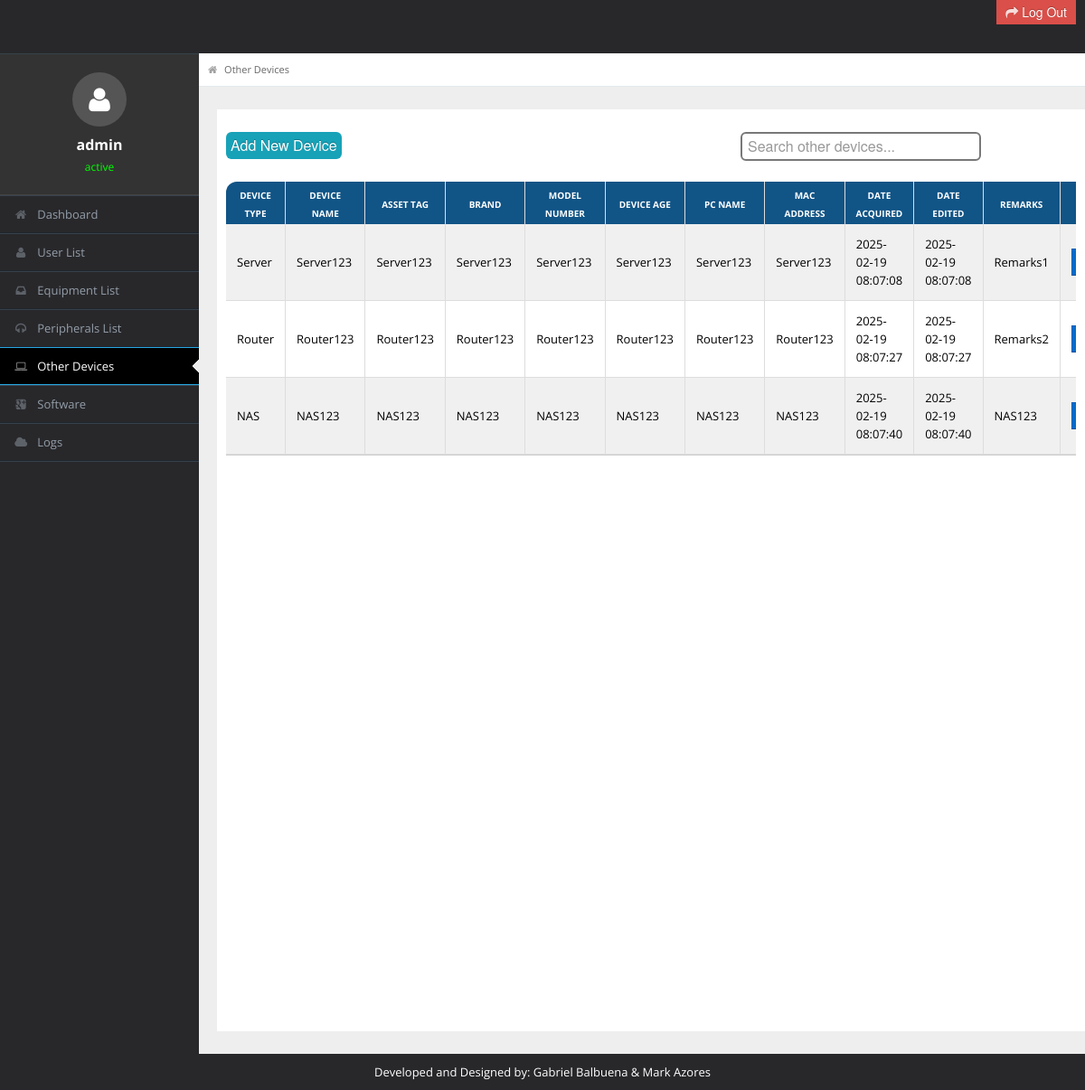
Screenshot of /admin/otherdevices.php (signed in) with the database file from the repository.
### tables this page shows
CREATE TABLE `user_registration` (
  `user_id` int(11) NOT NULL,
  `firstname` varchar(50) NOT NULL,
  `lastname` varchar(50) NOT NULL,
  `username` varchar(50) NOT NULL,
  `password` varchar(50) NOT NULL,
  `department` varchar(50) NOT NULL,
  `role` varchar(10) NOT NULL,
  `status` varchar(10) NOT NULL
);

CREATE TABLE `otherdevices` (
  `device_id` int(11) NOT NULL,
  `device_type` varchar(50) NOT NULL,
  `device_name` varchar(50) DEFAULT NULL,
  `device_assettag` varchar(50) DEFAULT NULL,
  `device_brand` varchar(50) DEFAULT NULL,
  `device_modelnumber` varchar(50) DEFAULT NULL,
  `device_deviceage` varchar(50) DEFAULT NULL,
  `device_pcname` varchar(50) DEFAULT NULL,
  `device_macaddress` varchar(50) DEFAULT NULL,
  `device_dateacquired` timestamp NOT NULL DEFAULT current_timestamp() ON UPDATE current_timestamp(),
  `device_dateedited` timestamp NOT NULL DEFAULT current_timestamp() ON UPDATE current_timestamp(),
  `device_remarks` text NOT NULL
);

### admin/otherdevices.php (the view, shortened to what this page needs)
<?php
include "header.php";
include "../admin/connection.php";
?>
<div id="content">
    <div id="content-header">
        <div id="breadcrumb"><a href="otherdevices.php" class="tip-bottom"><i class="icon-home"></i> Other Devices</a></div>
    </div>
    <div class="container-fluid">
        <div class="row-fluid" style="background-color: white; min-height: 1000px; padding:10px;">
            <div class="span12">
                <div id="searchContainer">
                    <input type="text" id="searchInput" placeholder="Search other devices..." onkeyup="searchDevices()">
                </div>
                <button id="toggleFormButton" class="btn btn-primary" onclick="toggleForm()">Add New Device</button>
                <div class="widget-content nopadding" style="margin-top: 20px;">
                    <div style="overflow-x: auto;">
                        <table class="table table-bordered table-striped">
                            <thead>
                                <tr>
                                    <th>Device Type</th>
                                    <th>Device Name</th>
                                    <th>Asset Tag</th>
                                    <th>Brand</th>
                                    <th>Model Number</th>
                                    <th>Device Age</th>
                                    <th>PC Name</th>
                                    <th>MAC Address</th>
                                    <th>Date Acquired</th>
                                    <th>Date Edited</th>
                                    <th>Remarks</th>
                                    <th>EDIT</th>
                                </tr>
                            </thead>
                            <tbody id="deviceTableBody">
                                <?php
                                $res = mysqli_query($link, "SELECT * FROM otherdevices");
                                while ($row = mysqli_fetch_array($res)) {
                                ?>
                                    <tr>
                                        <td><?php echo $row["device_type"]; ?></td>
                                        <td><?php echo $row["device_name"]; ?></td>
                                        <td><?php echo $row["device_assettag"]; ?></td>
                                        <td><?php echo $row["device_brand"]; ?></td>
                                        <td><?php echo $row["device_modelnumber"]; ?></td>
                                        <td><?php echo $row["device_deviceage"]; ?></td>
                                        <td><?php echo $row["device_pcname"]; ?></td>
                                        <td><?php echo $row["device_macaddress"]; ?></td>
                                        <td><?php echo $row["device_dateacquired"]; ?></td>
                                        <td><?php echo $row["device_dateedited"] ? $row["device_dateedited"] : 'N/A'; ?></td>
                                        <td><?php echo $row["device_remarks"]; ?></td>
                                        <td><a href="edit_otherdevices.php?od_id=<?php echo $row['device_id']; ?>" class="btn btn-primary">Edit</a></td>
                                    </tr>
                                <?php } ?>
                            </tbody>
                        </table>
                    </div>
                </div>
            </div>
        </div>
    </div>
</div>
<?php
include "footer.php";
?>

### admin/header.php (shortened to what this page needs)
<?php
include "../admin/connection.php";
$current_page = basename($_SERVER['PHP_SELF']);
$username = isset($_SESSION['username']) ? $_SESSION['username'] : "Guest";
$status = "Active";
if (isset($_SESSION['user_id'])) {
    $user_id = intval($_SESSION['user_id']);
    $query = "SELECT status FROM user_registration WHERE user_id = $user_id";
    $result = mysqli_query($link, $query);
    if ($result && mysqli_num_rows($result) > 0) {
        $row = mysqli_fetch_assoc($result);
        $status = $row['status'];
    }
}
?>
<!DOCTYPE html>
<html lang="en">
<head>
    <link rel="stylesheet" href="css/bootstrap.min.css"/>
    <link rel="stylesheet" href="css/bootstrap-responsive.min.css"/>
    <link rel="stylesheet" href="css/fullcalendar.css"/>
    <link rel="stylesheet" href="css/matrix-style.css"/>
    <link rel="stylesheet" href="css/matrix-media.css"/>
    <link href="font-awesome/css/font-awesome.css" rel="stylesheet"/>
    <link rel="stylesheet" href="css/jquery.gritter.css"/>
</head>
<body>
<div id="header" style="background-color: #28282B; display: flex; justify-content: space-between; padding: 10px;">
</div>
        <div id="sidebar" style="margin-top: 40px;">
            <ul>
        <li style="padding: 20px; text-align: center; background-color: #333; color: white; border-bottom: 1px solid #444;">
            <div style="width: 60px; height: 60px; background-color: #555; border-radius: 50%; display: flex; align-items: center; justify-content: center; margin: 0 auto 10px;">
                <i class="icon icon-user" style="font-size: 30px; color: white;"></i>
            </div>
            <strong style="display: block; font-size: 16px;"><?php echo htmlspecialchars($username); ?></strong>
            <?php
            $status_color = ($status == 'inactive') ? '#FFA500' : '#0f0';
            ?>
            <span style="font-size: 12px; color: <?php echo $status_color; ?>; display: block; margin-top: 5px;">
                <?php echo htmlspecialchars($status); ?>
            </span>
        </li>
        <li class="<?php echo ($current_page == 'dashboard.php') ? 'active' : ''; ?>">
            <a href="dashboard.php"><i class="icon icon-home"></i><span>Dashboard</span></a>
        </li>
        <li class="<?php echo ($current_page == 'add_new_user.php') ? 'active' : ''; ?>">
            <a href="add_new_user.php"><i class="icon icon-user"></i><span>User List</span></a>
        </li>
        <li class="<?php echo ($current_page == 'equipment.php') ? 'active' : ''; ?>">
            <a href="equipment.php"><i class="icon icon-inbox"></i><span>Equipment List</span></a>
        </li>
        <li class="<?php echo ($current_page == 'peripherals.php') ? 'active' : ''; ?>">
            <a href="peripherals.php"><i class="icon icon-headphones"></i><span>Peripherals List</span></a>
        </li>
        <li class="<?php echo ($current_page == 'otherdevices.php') ? 'active' : ''; ?>">
            <a href="otherdevices.php"><i class="icon icon-laptop"></i><span>Other Devices</span></a>
        </li>
        <li class="<?php echo ($current_page == 'software.php') ? 'active' : ''; ?>">
            <a href="software.php"><i class="icon icon-google-plus-sign"></i><span>Software</span></a>
        </li>
        <li class="<?php echo ($current_page == 'logs.php') ? 'active' : ''; ?>">
            <a href="logs.php"><i class="icon icon-cloud"></i><span>Logs</span></a>
        </li>
    </ul>
</div>
<div id="search" style="margin-bottom: 5555px;">
    <form action="logout.php" method="post">
        <button type="submit" class="btn btn-danger">
            <i class="icon icon-share-alt"></i> Log Out
        </button>
    </form>
</div>

### admin/footer.php (shortened to what this page needs)
<div class="row-fluid">
    <div id="footer" class="span12" style="color:white"> Developed and Designed by: Gabriel Balbuena & Mark Azores</div>
</div>
</body>
</html>

### admin/css/matrix-style.css (style rules this page uses)
* { outline:none !important; -moz-outline: none !important; }
html, body { height:100% }
body { overflow-x: hidden; margin-top: -10px; font-family: 'Open Sans', sans-serif; font-size:13px; color:#000000; }
a { color:#000000; }
select, textarea, input[type="text"], input[type="password"], input[type="datetime"], input[type="datetime-local"], input[type="date"], input[type="month"], input[type="time"], input[type="week"], input[type="number"], input[type="email"], input[type="url"], input[type="search"], input[type="tel"], input[type="color"], .uneditable-input, .label, .dropdown-menu, .btn, .well, .progress, .table-bordered, .btn-group > .btn:first-child, .btn-group > .btn:last-child, .btn-group > .btn:last-child, .btn-group > .dropdown-toggle, .alert { border-radius:0px; }
.btn, textarea, input[type="text"], input[type="password"], input[type="datetime"], input[type="datetime-local"], input[type="date"], input[type="month"], input[type="time"], input[type="week"], input[type="number"], input[type="email"], input[type="url"], input[type="search"], input[type="tel"], input[type="color"], .uneditable-input { box-shadow:none; }
.progress, .progress-success .bar, .progress .bar-success, .progress-warning .bar, .progress .bar-warning, .progress-danger .bar, .progress .bar-danger, .progress-info .bar, .progress .bar-info, .btn, .btn-primary { background-image:none; }
#footer { padding:10px; text-align:center; }
#header { height: 77px; position: relative; width: 100%; z-index: -9; }
#search { position: absolute; z-index: 25; top: 6px; right:10px; }
#search button { border: 0; margin-left:-3px; margin-top: -11px; padding: 5px 10px 4px; }
#search button i { opacity: 0.8; color:#fff; }
#user-nav > ul > li > a > i, #sidebar li a i { opacity: .5; margin-top: 2px; }
#sidebar { display: block; float: left; width: 220px; position: absolute; top: 19px; left: 0; }
#sidebar > ul { list-style: none; margin: 0px 0 0; padding: 0; position: absolute; width: 220px; }
#sidebar > ul > li { display: block; position: relative; }
#sidebar > ul > li > a { padding: 10px 0 10px 15px; display: block; color: #939da8; }
#sidebar > ul > li > a > i { margin-right: 10px; }
#sidebar > ul > li.active > a { background: url("../img/menu-active.png") no-repeat scroll right center transparent !important; text-decoration:none; }
#content { background: none repeat scroll 0 0 #eeeeee; margin-left: 220px; margin-right: 0; padding-bottom: 25px; position: relative; min-height:100%; width: auto; }
#content-header { position: abslute; width: 100%; margin-top: -38px; z-index: 20; }
.container-fluid .row-fluid:first-child { margin-top: 20px; }
#breadcrumb { background-color: #fff; border-bottom: 1px solid #e3ebed; margin-bottom:5px; }
#breadcrumb a { padding: 8px 20px 8px 10px; display: inline-block; background-image: url('../img/breadcrumb.png'); background-position: center right; background-repeat: no-repeat; font-size: 11px; color: #666666; }
#breadcrumb a:last-child { background-image:none; }
#breadcrumb a i { margin-right: 5px; opacity: .6; }
.stat-boxes .peity_bar_good, .stat-boxes .peity_line_good, { color: #459D1C; }
.widget-content { padding:15px; border-bottom: 1px solid #cdcdcd; }
.table th { height: auto; font-size: 10px; padding: 5px 10px 2px; border-bottom: 0; text-align: center; color: #ffffff; }
.nopadding { padding: 0 !important; }
.nopadding .table { margin-bottom: 0; }
.nopadding .table-bordered { border: 0; }
form { margin-bottom: 0; }

### admin/css/matrix-media.css (style rules this page uses)
body { background:#28282B; }
#header { background-color: #1f262d; margin-top:10px; }
#sidebar > ul { border-bottom: 1px solid #37414b }
#sidebar > ul > li { border-top: 1px solid #37414b; border-bottom: 1px solid #1f262d; }
#sidebar > ul > li.active { background-color: #000000; border-bottom: 1px solid #27a9e3; border-top: 1px solid #27a9e3; }
#sidebar > ul > li.active a { color:#fff; text-decoration:none; }

### admin/header.php (style rules this page uses)
#searchContainer { position: relative; width: 100%; }
#searchInput { width: 250px; padding: 2x; border: 2px solid rgb(120, 120, 120); border-radius: 6px; font-size: 16px; outline: none; position: absolute; right: 105px; bottom: -57px; }
#toggleFormButton { background-color: #17a2b8; color: white; padding: 5px; border-radius: 6px; font-size: 16px; cursor: pointer; border: none; margin-top: 15px; margin-bottom: 5px; }

### rows the page displays
user_registration: status "active"
otherdevices: device_type "Server", device_name "Server123", device_assettag "Server123", device_brand "Server123", device_modelnumber "Server123", device_deviceage "Server123", device_pcname "Server123", device_macaddress "Server123", device_dateacquired "2025-02-19 08:07:08", device_dateedited "2025-02-19 08:07:08", device_remarks "Remarks1"
otherdevices: device_type "Router", device_name "Router123", device_assettag "Router123", device_brand "Router123", device_modelnumber "Router123", device_deviceage "Router123", device_pcname "Router123", device_macaddress "Router123", device_dateacquired "2025-02-19 08:07:27", device_dateedited "2025-02-19 08:07:27", device_remarks "Remarks2"
otherdevices: device_type "NAS", device_name "NAS123", device_assettag "NAS123", device_brand "NAS123", device_modelnumber "NAS123", device_deviceage "NAS123", device_pcname "NAS123", device_macaddress "NAS123", device_dateacquired "2025-02-19 08:07:40", device_dateedited "2025-02-19 08:07:40", device_remarks "NAS123"

### other values shown
$username "admin"
